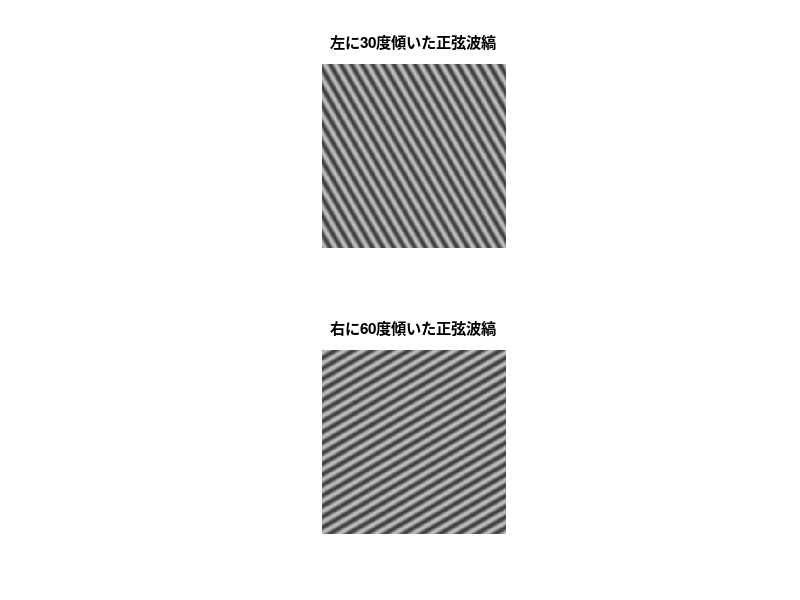

This chart was generated by the following MATLAB code:
clear;
close all;

height = 400;
width = 400;

%def vals
contrast = 0.5;
freq = 0.05;
phiLeft30 = -30*(pi/180);
phiRight60 = 60*(pi/180);
avgBright = 255/2;

%predefine
phSinWavePhiLeft30 = zeros(height, width);
phSinWavePhiRight60 = zeros(height, width);


for k = 1:height
    for l = 1:width
        %dc included
        phSinWavePhiLeft30(k,l) = avgBright * (1 + contrast * sin(2*pi*freq*(k*sin(phiLeft30) + l*cos(phiLeft30))));
        phSinWavePhiRight60(k,l) = avgBright * (1 + contrast * sin(2*pi*freq*(k*sin(phiRight60) + l*cos(phiRight60))));
    end
end

%define lpf
lpf = ones(height, width);
passRange = height;        %pass all
for k = 1:height
    for l = 1:width
        d = sqrt((l-width/2)^2 + (k-height/2)^2);
        if(d > passRange)
            lpf(k, l) = 0;
        end
    end
end

%img -> freq
swpl30Freq = fft2(phSinWavePhiLeft30);
swpl30FreqShifted = fftshift(swpl30Freq);
swpr60Freq = fft2(phSinWavePhiRight60);
swpr60FreqShifted = fftshift(swpr60Freq);

%apply lpf
swpl30FreqFiltered = lpf .* swpl30FreqShifted;
filteredPower1 = abs(swpl30FreqFiltered).^2;
swpr60FreqFiltered = lpf .* swpr60FreqShifted;
filteredPower2 = abs(swpr60FreqFiltered).^2;

%get power
swpl30Power = abs(swpl30FreqFiltered).^2;
swpr60Power = abs(swpr60FreqFiltered).^2;

%freq -> img
swpl30 = ifftshift(swpl30FreqFiltered);
swpl30 = ifft2(swpl30);
swpl30 = real(swpl30);

swpr60 = ifftshift(swpr60FreqFiltered);
swpr60 = ifft2(swpr60);
swpr60 = real(swpr60);

%figure from here, no scaling(average bright = half of maximum bright)
figure();
    subplot(2,1,1);
    colormap(gray(256));
    image(swpl30);
    title('左に30度傾いた正弦波縞');
    axis off;
    axis image;
    
    subplot(2,1,2);
    colormap(gray(256));
    image(swpr60);
    title('右に60度傾いた正弦波縞');
    axis off;
    axis image;
    
    %{
    subplot(2,2,3);
    colormap(gray);
    imagesc(log(filteredPower1));
    title('左に30度傾いた正弦波縞power');
    axis off;
    axis image;
    
    subplot(2,2,4);
    colormap(gray);
    imagesc(log(filteredPower2));
    title('右に60度傾いた正弦波縞power');
    axis off;
    axis image;
    %}


 